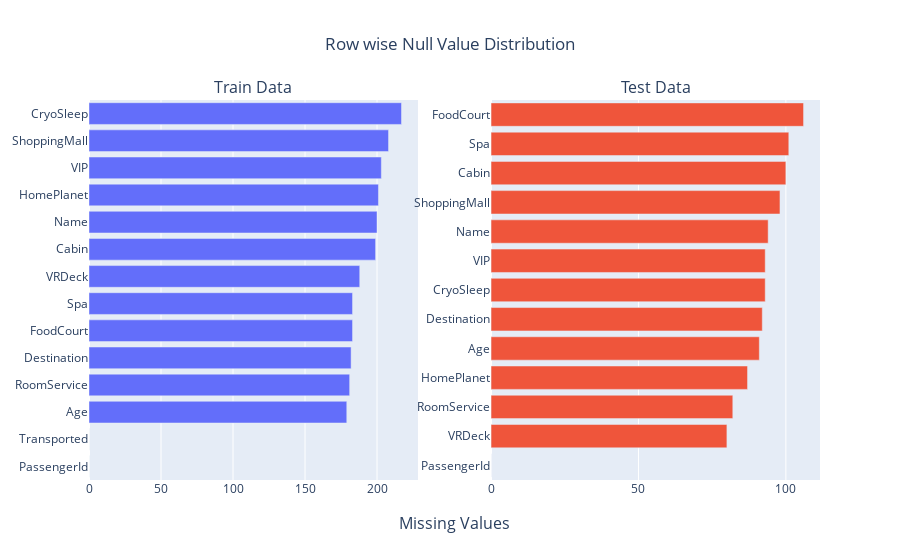

Notebook source saved alongside this figure:
### Code cell
fig = make_subplots(
    rows=1, 
    cols=2,                   
    column_titles = ["Train Data", "Test Data"] ,
    x_title="Missing Values"
    )
fig.add_trace(go.Bar(x=train_missing_data, y=train_missing_data.index, orientation='h'), 1,1)
fig.add_trace(go.Bar(x=test_missing_data, y=test_missing_data.index, orientation='h'), 1,2)
fig.update_layout(showlegend=False, title_text="Row wise Null Value Distribution", title_x=0.5)

### Figure 1 — Plotly figure (JSON) as saved in the notebook; plotly's stock layout.template omitted (floating-point values rounded to 4 significant figures)
{"data": [{"orientation": "h", "type": "bar", "x": [0, 0, 179, 181, 182, 183, 183, 188, 199, 200, 201, 203, 208, 217], "xaxis": "x", "y": ["PassengerId", "Transported", "Age", "RoomService", "Destination", "FoodCourt", "Spa", "VRDeck", "Cabin", "Name", "HomePlanet", "VIP", "ShoppingMall", "CryoSleep"], "yaxis": "y"}, {"orientation": "h", "type": "bar", "x": [0, 80, 82, 87, 91, 92, 93, 93, 94, 98, 100, 101, 106], "xaxis": "x2", "y": ["PassengerId", "VRDeck", "RoomService", "HomePlanet", "Age", "Destination", "CryoSleep", "VIP", "Name", "ShoppingMall", "Cabin", "Spa", "FoodCourt"], "yaxis": "y2"}], "layout": {"annotations": [{"font": {"size": 16}, "showarrow": false, "text": "Train Data", "x": 0.225, "xanchor": "center", "xref": "paper", "y": 1, "yanchor": "bottom", "yref": "paper"}, {"font": {"size": 16}, "showarrow": false, "text": "Test Data", "x": 0.775, "xanchor": "center", "xref": "paper", "y": 1, "yanchor": "bottom", "yref": "paper"}, {"font": {"size": 16}, "showarrow": false, "text": "Missing Values", "x": 0.5, "xanchor": "center", "xref": "paper", "y": 0, "yanchor": "top", "yref": "paper", "yshift": -30}], "showlegend": false, "title": {"text": "Row wise Null Value Distribution", "x": 0.5}, "xaxis": {"anchor": "y", "domain": [0, 0.45]}, "xaxis2": {"anchor": "y2", "domain": [0.55, 1]}, "yaxis": {"anchor": "x", "domain": [0, 1]}, "yaxis2": {"anchor": "x2", "domain": [0, 1]}}}
